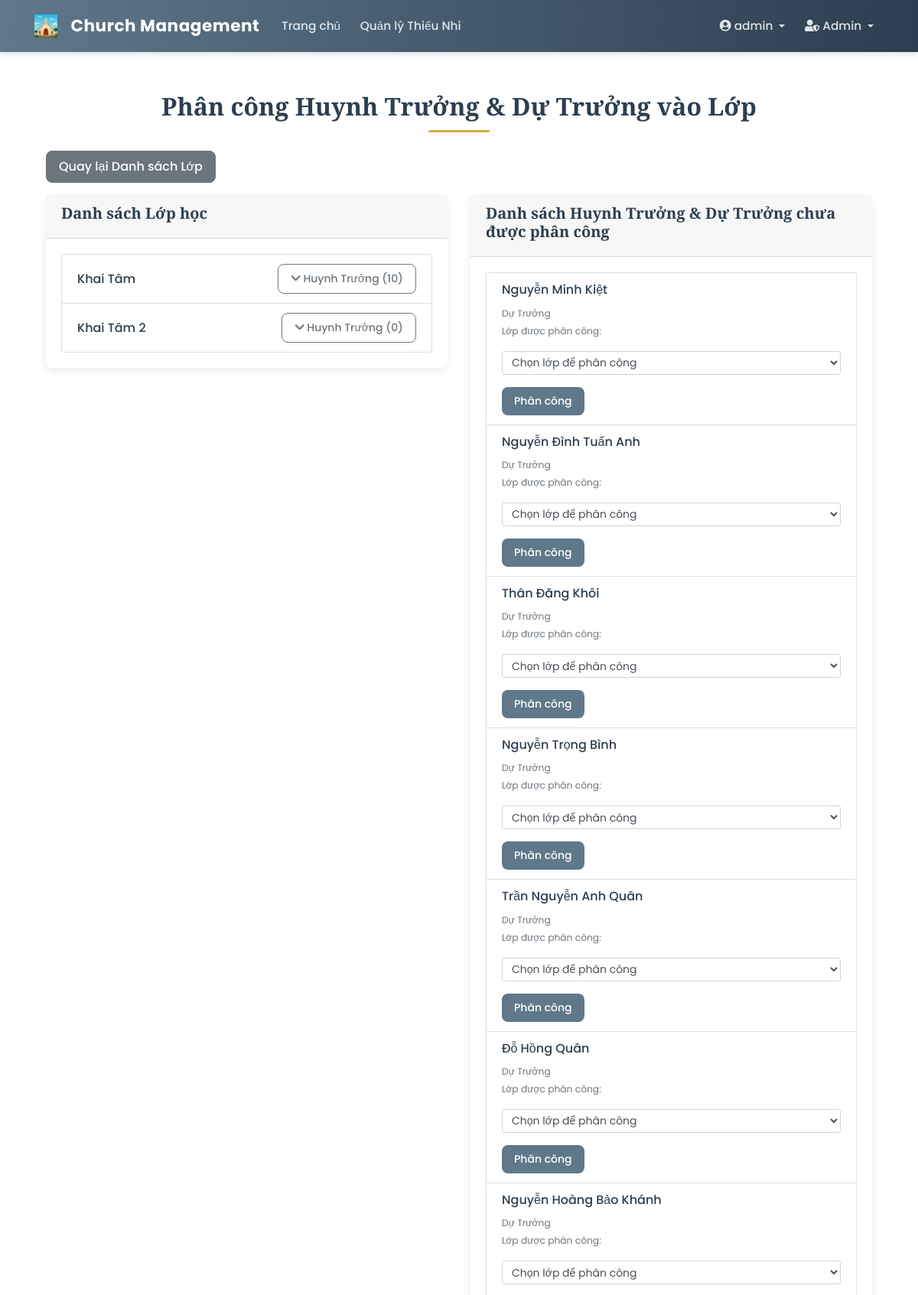
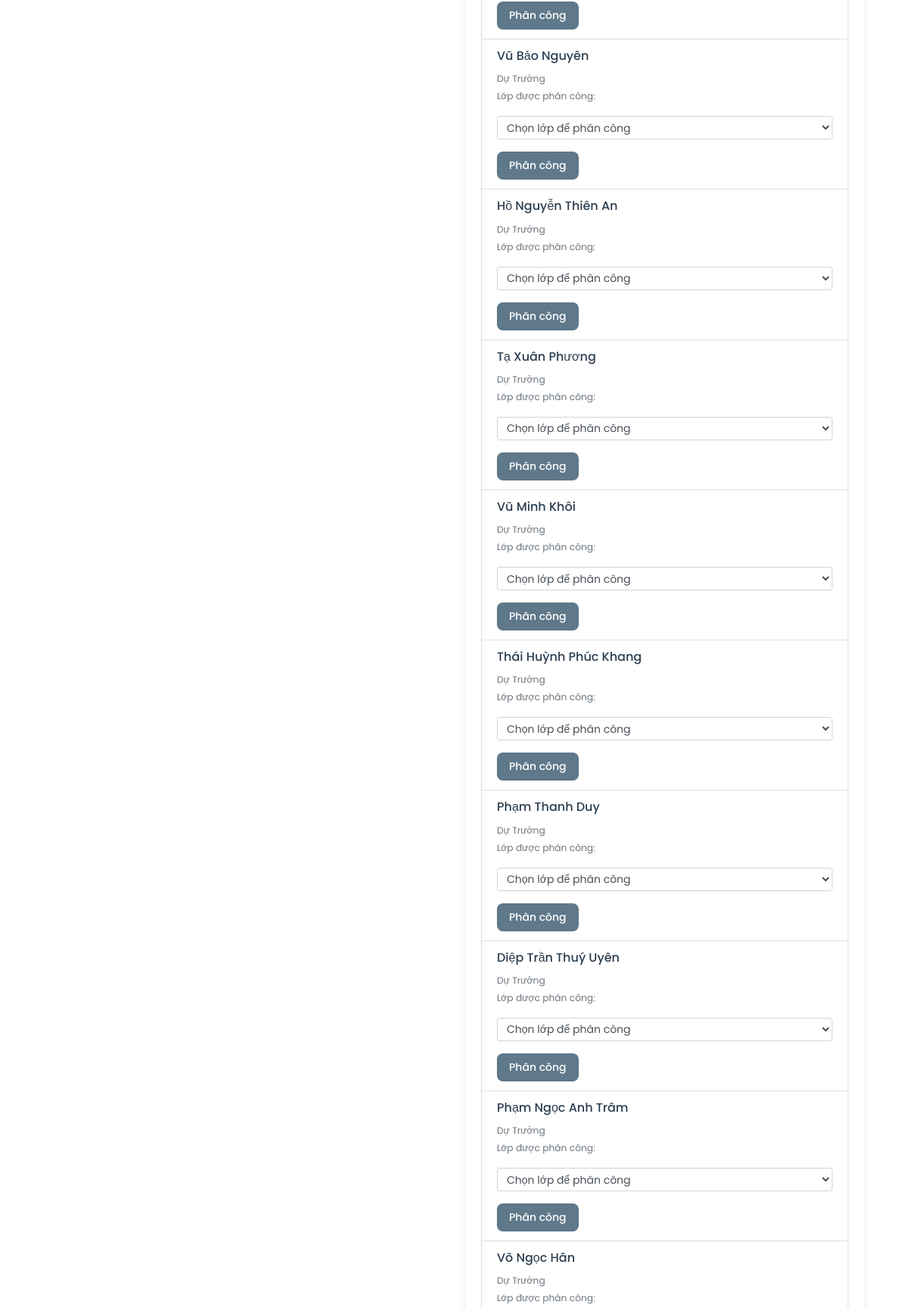
/admin/assign_leader (signed in, upper part), run on the app's committed database (2 pictures, top to bottom).
### app/models/user.py (models this page shows, shortened)
class User(db.Model, UserMixin):
    __tablename__ = 'user'
    id = db.Column(db.Integer, primary_key=True)
    username = db.Column(db.String(20), unique=True, nullable=False)
    email = db.Column(db.String(120), unique=True, nullable=False)
    password_hash = db.Column(db.String(60), nullable=False)
    role = db.Column(db.String(50), nullable=False, default='guest')
    created_at = db.Column(db.DateTime, nullable=False, default=datetime.utcnow)
    profile = db.relationship(
        'UserProfile',
        back_populates='user',
        uselist=False,
        cascade='all, delete-orphan'
    )
    assigned_classes = db.relationship(
        'ClassModel',
        secondary=class_leaders_association,
        back_populates='leaders',
        lazy='dynamic'
    )
    announcements = db.relationship('Announcement', backref='author', lazy=True)
    feedbacks = db.relationship('Feedback', backref='sender', lazy=True)
    @property
    def password(self):
        """Ngăn chặn việc đọc trực tiếp mật khẩu."""
        raise AttributeError('password is not a readable attribute')
    def is_admin(self):
        return self.role == 'admin'

### app/models/class_model.py (models this page shows, shortened)
class ClassModel(db.Model):
    __tablename__ = 'class_model'
    id = db.Column(db.Integer, primary_key=True)
    name = db.Column(db.String(100), unique=True, nullable=False)
    students = db.relationship('Student', backref='class_assigned', lazy='dynamic')
    leaders = db.relationship(
        'User',
        secondary=class_leaders_association,
        back_populates='assigned_classes',
        lazy='dynamic'
    )

### app/models/user_profile.py (models this page shows, shortened)
class UserProfile(db.Model):
    __tablename__ = 'user_profile'
    id = db.Column(db.Integer, primary_key=True)
    ten_thanh = db.Column(db.String(50), nullable=True)
    ho_ten = db.Column(db.String(100), nullable=False)
    sdt = db.Column(db.String(15), nullable=True)
    dia_chi = db.Column(db.String(255), nullable=True)
    avatar_filename = db.Column(db.String(100), nullable=True)
    user_id = db.Column(db.Integer, db.ForeignKey('user.id'), unique=True, nullable=False)
    user = db.relationship('User', back_populates='profile')

### app/controllers/admin_controller.py (the view)
@admin_bp.route('/assign_leader', methods=['GET', 'POST'])
@login_required
@admin_required
def assign_leader_to_class():
    leaders = User.query.filter(User.role.in_(['huynh_truong', 'du_truong'])).filter(~User.assigned_classes.any()).all()
    classes = ClassModel.query.all()
    return render_template('admin/assign_leader.html',
                           title='Phân công Lớp',
                           leaders=leaders,
                           classes=classes)

### app/models/user.py (called while the page is built)
@login_manager.user_loader
def load_user(user_id):
    return User.query.get(int(user_id))

### app/templates/admin/assign_leader.html (shortened to what this page needs)
{% extends "base.html" %}
{% block content %}
<div class="container mt-4">
    <h1 class="mb-4">Phân công Huynh Trưởng & Dự Trưởng vào Lớp</h1>
    <a href="{{ url_for('admin.list_classes') }}" class="btn btn-secondary mb-3">Quay lại Danh sách Lớp</a>
    <div class="row">
        <div class="col-md-6">
            <div class="card">
                <div class="card-header">
                    <h5>Danh sách Lớp học</h5>
                </div>
                <div class="card-body">
                    <div class="list-group">
                        {% for class in classes %}
                        <div class="list-group-item">
                            <div class="d-flex justify-content-between align-items-center">
                                <h6 class="mb-0">{{ class.name }}</h6>
                                <button class="btn btn-sm btn-outline-secondary toggle-leaders" data-class-id="{{ class.id }}">
                                    <i class="fas fa-chevron-down"></i> Huynh Trưởng ({{ class.leaders.count() }})
                                </button>
                            </div>
                        </div>
                        {% endfor %}
                    </div>
                </div>
            </div>
        </div>
        <div class="col-md-6">
            <div class="card">
                <div class="card-header">
                    <h5>Danh sách Huynh Trưởng & Dự Trưởng chưa được phân công</h5>
                </div>
                <div class="card-body">
                    <div class="list-group">
                        {% for leader in leaders %}
                        <div class="list-group-item">
                            <h6>{{ leader.profile.ho_ten }}</h6>
                            <small class="text-muted">{{ 'Huynh Trưởng' if leader.role == 'huynh_truong' else 'Dự Trưởng' }}</small>
                            <br>
                            <small class="text-muted">Lớp được phân công:</small>
                            <form action="{{ url_for('admin.assign_leader') }}" method="POST" class="mt-2">
                                <div class="form-group">
                                    <select name="class_id" class="form-control form-control-sm" required>
                                        <option value="">Chọn lớp để phân công</option>
                                    </select>
                                </div>
                                <button type="submit" class="btn btn-sm btn-primary">Phân công</button>
                            </form>
                        </div>
                        {% endfor %}
                    </div>
                </div>
            </div>
        </div>
    </div>
</div>
{% endblock content %}

### app/templates/base.html (shortened to what this page needs)
<!DOCTYPE html>
<html lang="vi">
<head>
    <link rel="stylesheet" href="https://stackpath.bootstrapcdn.com/bootstrap/4.5.2/css/bootstrap.min.css">
    <link rel="stylesheet" href="https://cdnjs.cloudflare.com/ajax/libs/font-awesome/5.15.3/css/all.min.css">
    <link rel="stylesheet" href="{{ url_for('static', filename='css/style.css') }}">
</head>
<body>
    <header class="site-header">
        <nav class="navbar navbar-expand-lg navbar-dark custom-navbar fixed-top">
            <div class="container">
                <a class="navbar-brand d-flex align-items-center" href="{{ url_for('main_routes.home') }}">
                <img src="{{ url_for('static', filename='img/Church.png') }}" alt="Church" class="Church mr-2" style="height: 30px; width: auto;">
                <span class="brand-text">Church Management</span>
            </a>
                <div class="collapse navbar-collapse" id="navbarToggle">
                    <ul class="navbar-nav mr-auto">
                        {% if current_user.is_authenticated %}
                            <li class="nav-item"><a class="nav-link" href="{{ url_for('main_routes.home') }}">Trang chủ</a></li>
                            <li class="nav-item"><a class="nav-link" href="{{ url_for('student.list_students') }}">Quản lý Thiếu Nhi</a></li>
                        {% endif %}
                    </ul>
                    <ul class="navbar-nav ml-auto">
                        {% if current_user.is_authenticated %}
                            <li class="nav-item dropdown">
                                <a class="nav-link dropdown-toggle" href="#" id="accountDropdown" data-toggle="dropdown">
                                    <i class="fas fa-user-circle"></i> {{ current_user.username }}
                                </a>
                            </li>
                            {% if current_user.role == 'admin' %}
                            <li class="nav-item dropdown">
                                <a class="nav-link dropdown-toggle" href="#" id="adminDropdown" data-toggle="dropdown">
                                    <i class="fas fa-user-shield"></i> Admin
                                </a>
                            </li>
                            {% endif %}
                        {% else %}
                            <li class="nav-item"><a class="nav-link" href="{{ url_for('auth.login') }}">Đăng nhập</a></li>
                            <li class="nav-item"><a class="nav-link" href="{{ url_for('auth.register') }}">Đăng ký</a></li>
                        {% endif %}
                    </ul>
                </div>
            </div>
        </nav>
    </header>
    <main class="main-content container mt-5 pt-5">
        {% block content %}{% endblock %}
    </main>
</body>
</html>

### app/static/css/style.css (style rules this page uses)
:root { --primary-color: #8a7b5f; --secondary-color: #5f788a; --dark-color: #2c3e50; --light-color: #fdfdfd; --soft-gold: #d4af37; --muted-gray: #6c757d; --light-bg: #f8f9fa; --shadow: 0 4px 12px rgba(0, 0, 0, 0.08); --border-radius: 0.5rem; }
body { font-family: 'Poppins', sans-serif; background: linear-gradient( rgba(255, 255, 255, 0.98), rgba(255, 255, 255, 0.97) ), url('https://source.unsplash.com/1600x900/?church,stained-glass,light,cathedral'); background-size: cover; background-attachment: fixed; background-position: center; color: var(--dark-color); display: flex; flex-direction: column; min-height: 100vh; font-size: 0.96rem; }
a { color: var(--secondary-color); text-decoration: none; transition: color 0.2s ease-in-out; }
h1, h2, h3, h4, h5 { font-family: 'Playfair Display', serif; font-weight: 600; color: var(--dark-color); }
h1 { text-align: center; font-size: 2rem; position: relative; }
h1::after { content: ""; display: block; width: 80px; height: 3px; background: var(--soft-gold); margin: 12px auto 0; border-radius: 3px; }
.custom-navbar { background: linear-gradient(90deg, var(--secondary-color), var(--dark-color)); box-shadow: 0 2px 8px rgba(0,0,0,0.15); padding: 0.8rem 1rem; }
.brand-text { font-weight: 700; font-size: 1.35rem; color: #fff; margin-left: 0.6rem; letter-spacing: 0.5px; }
.nav-link { color: rgba(255, 255, 255, 0.85) !important; font-weight: 500; transition: color 0.2s; margin: 0 0.3rem; }
.card { background-color: #fff; border: none; border-radius: var(--border-radius); box-shadow: var(--shadow); margin-bottom: 1.5rem; transition: transform 0.2s ease; }
.btn { font-weight: 500; border-radius: var(--border-radius); padding: 0.5rem 1rem; transition: all 0.2s ease; }
.btn-primary { background-color: var(--secondary-color); border: none; color: white; }

### data on the page
User: username "admin"
ClassModel: name "Khai Tâm", leaders.count "10"
ClassModel: name "Khai Tâm 2", leaders.count "0"
User: profile.ho_ten "Nguyễn Minh Kiệt", role "Dự Trưởng"
User: profile.ho_ten "Nguyễn Đình Tuấn Anh", role "Dự Trưởng"
User: profile.ho_ten "Thân Đăng Khôi", role "Dự Trưởng"
User: profile.ho_ten "Nguyễn Trọng Bình", role "Dự Trưởng"
User: profile.ho_ten "Trần Nguyễn Anh Quân", role "Dự Trưởng"
User: profile.ho_ten "Đỗ Hồng Quân", role "Dự Trưởng"
User: profile.ho_ten "Nguyễn Hoàng Bảo Khánh", role "Dự Trưởng"
User: profile.ho_ten "Vũ Bảo Nguyên", role "Dự Trưởng"
User: profile.ho_ten "Hồ Nguyễn Thiên An", role "Dự Trưởng"
User: profile.ho_ten "Tạ Xuân Phương", role "Dự Trưởng"
User: profile.ho_ten "Vũ Minh Khôi", role "Dự Trưởng"
User: profile.ho_ten "Thái Huỳnh Phúc Khang", role "Dự Trưởng"
User: profile.ho_ten "Phạm Thanh Duy", role "Dự Trưởng"
User: profile.ho_ten "Diệp Trần Thuý Uyên", role "Dự Trưởng"
User: profile.ho_ten "Phạm Ngọc Anh Trâm", role "Dự Trưởng"
User: profile.ho_ten "Võ Ngọc Hân", role "Dự Trưởng"
